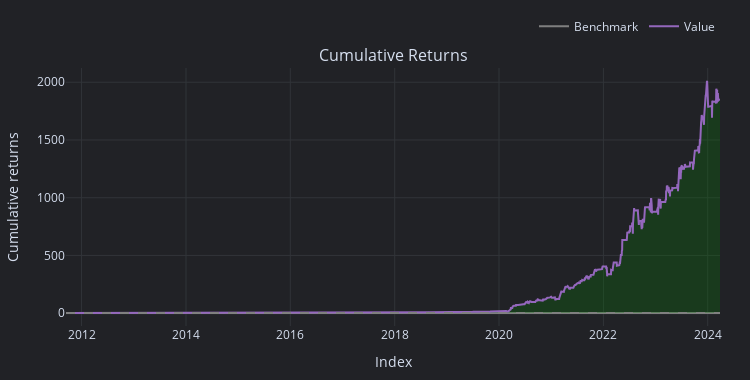

The cell this chart's notebook holds for it:
### Code cell
# You only get the number of columns
# def allocate_func(n_cols):
#     weights = np.random.uniform(size=symbol_wrapper.shape[1])
#     return weights / weights.sum()


def weight_equal(assets: list):
    weight = 1 / len(assets)
    return {asset: weight for asset in assets}


def weights_to_vector(assets, weights: dict):
    return [weights.get(asset, 0.0) for asset in assets]


def optimize_func(args, strategy: ComposerStrategy, index_slice):
    strategy.parse(index_slice)
    return weights_to_vector(
        args["symbols"], strategy.get_asset_allocations(strategy.root)
    )


strategy = ComposerStrategy(data, opt_arg)
logger.setLevel(logging.INFO)
# logger.setLevel(logging.DEBUG)
pfo = vbt.PortfolioOptimizer.from_optimize_func(
    close.vbt.wrapper,
    optimize_func,
    opt_arg,
    strategy,
    vbt.Rep("index_slice"),
    every=rebalance_frequency,
    start="2015-01-01",
    # end="2020-01-01",
    alloc_wait=0,
)
print(pfo.allocations.tail(120))
# pfo.plot().show()
# Simulate from the optimizer
pf = vbt.Portfolio.from_optimizer(
    close,
    pfo,
    freq="1d",
    bm_close=d.select("SPY").close,
)
print(pf.stats())
print(pf.annualized_return)
pf.plot().show()

### Figure 1 — Plotly figure (JSON) as saved in the notebook; plotly's stock layout.template omitted (floating-point values rounded to 4 significant figures; data arrays with more than 128 entries replaced by an {"elided": "..."} marker saying what was removed)
{"data": [{"legendgroup": "0", "line": {"color": "#7f7f7f"}, "mode": "lines", "name": "Benchmark", "showlegend": true, "type": "scatter", "uid": "6d701bd8-f558-402e-b2fa-c3e5f8008cb6", "x": {"elided": "3154 str values"}, "xaxis": "x", "y": {"elided": "3154 float values"}, "yaxis": "y"}, {"hoverinfo": "skip", "line": {"color": "rgba(0, 0, 0, 0)", "width": 0}, "mode": "lines", "opacity": 0, "showlegend": false, "type": "scatter", "uid": "5e25e284-f165-4e80-aff4-0e9470d4b2c7", "x": {"elided": "3154 str values"}, "xaxis": "x", "y": {"elided": "3154 int values"}, "yaxis": "y"}, {"connectgaps": false, "fill": "tonexty", "fillcolor": "rgba(0, 128, 0, 0.25)", "hoverinfo": "skip", "line": {"color": "rgba(0, 0, 0, 0)", "width": 0}, "mode": "lines", "opacity": 0, "showlegend": false, "type": "scatter", "uid": "bcc0d32d-99d9-4051-b68a-7ab6f0374ad6", "x": {"elided": "3154 str values"}, "xaxis": "x", "y": {"elided": "3154 float values"}, "yaxis": "y"}, {"hoverinfo": "skip", "line": {"color": "rgba(0, 0, 0, 0)", "width": 0}, "mode": "lines", "opacity": 0, "showlegend": false, "type": "scatter", "uid": "c8f6d586-8555-4962-9e57-6342acc973fd", "x": {"elided": "3154 str values"}, "xaxis": "x", "y": {"elided": "3154 int values"}, "yaxis": "y"}, {"connectgaps": false, "fill": "tonexty", "fillcolor": "rgba(255, 0, 0, 0.25)", "hoverinfo": "skip", "line": {"color": "rgba(0, 0, 0, 0)", "width": 0}, "mode": "lines", "opacity": 0, "showlegend": false, "type": "scatter", "uid": "c38f1f12-bde6-41fe-9729-fb7f5333b284", "x": {"elided": "3154 str values"}, "xaxis": "x", "y": {"elided": "3154 float values"}, "yaxis": "y"}, {"legendgroup": "1", "line": {"color": "#9467bd"}, "mode": "lines", "name": "Value", "showlegend": true, "type": "scatter", "uid": "2d40045a-0237-413e-b0bd-b57406cca416", "x": {"elided": "3154 str values"}, "xaxis": "x", "y": {"elided": "3154 float values"}, "yaxis": "y"}, {"hoverinfo": "skip", "line": {"color": "rgba(0, 0, 0, 0)", "width": 0}, "mode": "lines", "opacity": 0, "showlegend": false, "type": "scatter", "uid": "5bafa81f-6475-4207-94cc-3d30c1dda218", "x": {"elided": "3154 str values"}, "xaxis": "x", "y": {"elided": "3154 int values"}, "yaxis": "y"}], "layout": {"annotations": [{"font": {"size": 16}, "showarrow": false, "text": "Cumulative Returns", "x": 0.5, "xanchor": "center", "xref": "paper", "y": 1, "yanchor": "bottom", "yref": "paper"}], "height": 380, "legend": {"orientation": "h", "traceorder": "normal", "x": 1, "xanchor": "right", "y": 1.105, "yanchor": "bottom"}, "margin": {"b": 30, "l": 30, "r": 30, "t": 30}, "shapes": [{"line": {"color": "gray", "dash": "dash"}, "type": "line", "x0": 0, "x1": 1, "xref": "paper", "y0": 1, "y1": 1, "yref": "y"}], "showlegend": true, "width": 750, "xaxis": {"anchor": "y", "domain": [0, 1], "title": {"text": "Index"}}, "yaxis": {"anchor": "x", "domain": [0, 1], "title": {"text": "Cumulative returns"}}}}
